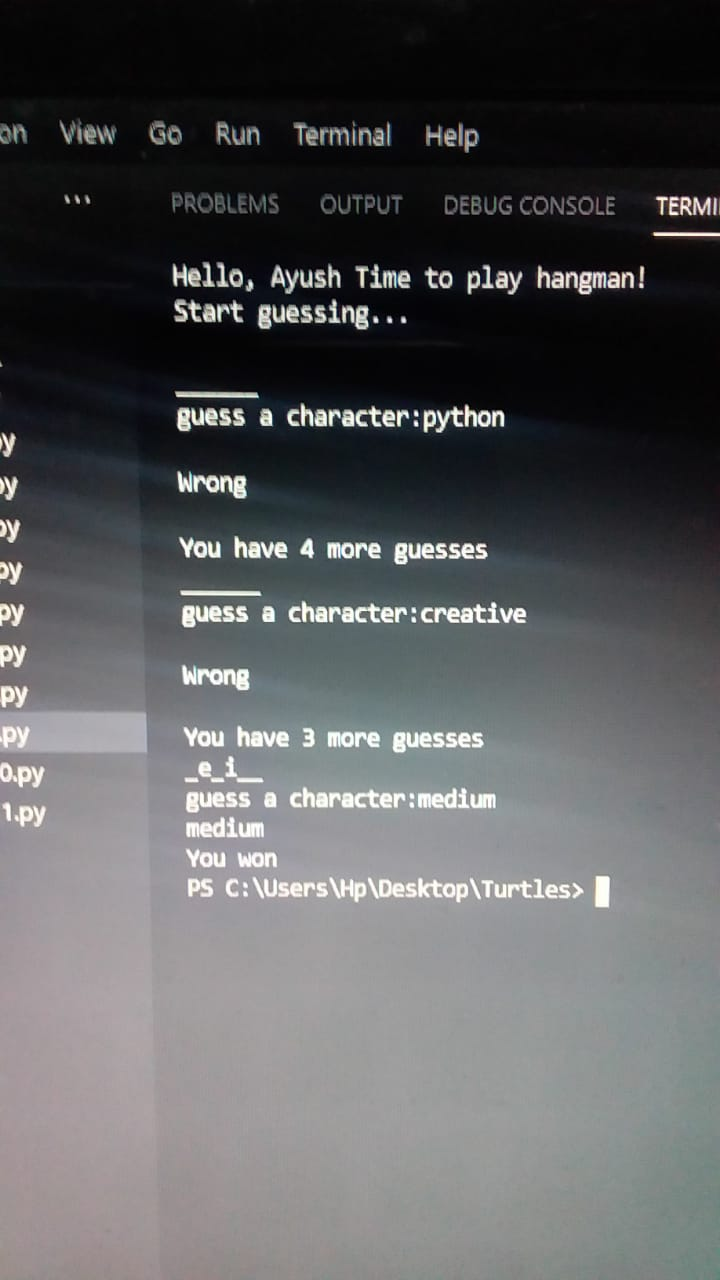
#> input picture WhatsApp Image 2021-01-19 at 17.51.43.jpeg, 720 x 1280 px
$ python 'Ghost filter code.py'
#> lines starting #> are read from the running program, lines starting #| are printed output that depends on the picture; after the words box and inside, x2 and y2 are one past the last pixel; in counts of white or black regions, pixels touching at a corner belong together
import matplotlib.pyplot as plt
import numpy as np
import cv2
import os.path

# take path of the image as input
# example -> C:\Users\xyz\OneDrive\Desktop\project\image.jpg
img_path = input("Enter the path here:")
#> the answer given: ../WhatsApp Image 2021-01-19 at 17.51.43.jpeg
img = cv2.imread(img_path)
#> img is the input picture: shape (1280, 720, 3); mean B, G, R 92.6, 91.1, 90.2
image = cv2.cvtColor(img, cv2.COLOR_BGR2RGB)
image_small = cv2.pyrDown(img)
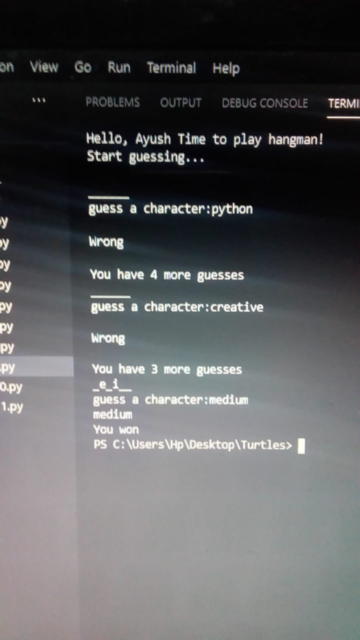
#> image_small: shape (640, 360, 3); mean B, G, R 92.6, 91.1, 90.2
number_iter = 5
for _ in range(number_iter):
    image_small = cv2.bilateralFilter(
        image_small, d=9, sigmaColor=9, sigmaSpace=7)
image_rgb = cv2.pyrUp(image_small)
image_gray = cv2.cvtColor(image_rgb, cv2.COLOR_RGB2GRAY)
image_blur = cv2.medianBlur(image_gray, 7)
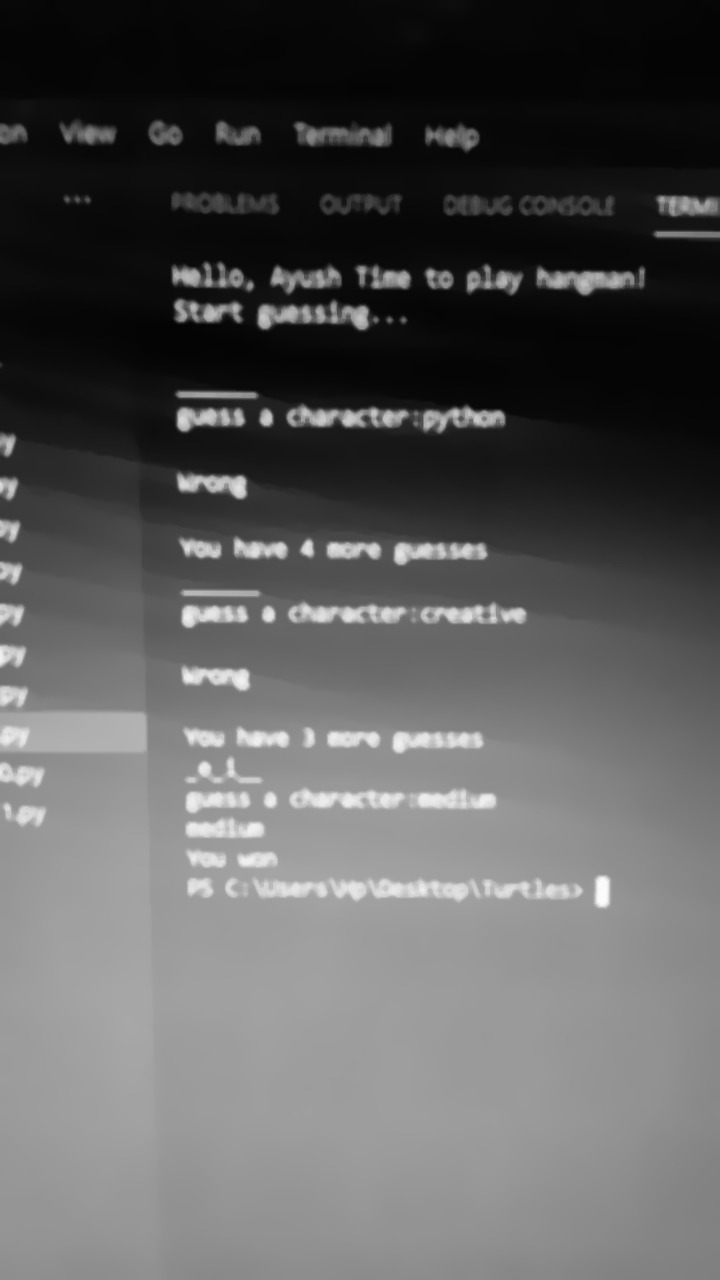
#> image_blur: shape (1280, 720); min 4, max 251, mean 91.1
image_edge = cv2.adaptiveThreshold(
    image_blur, 255, cv2.ADAPTIVE_THRESH_GAUSSIAN_C, cv2.THRESH_BINARY, 7, 2)
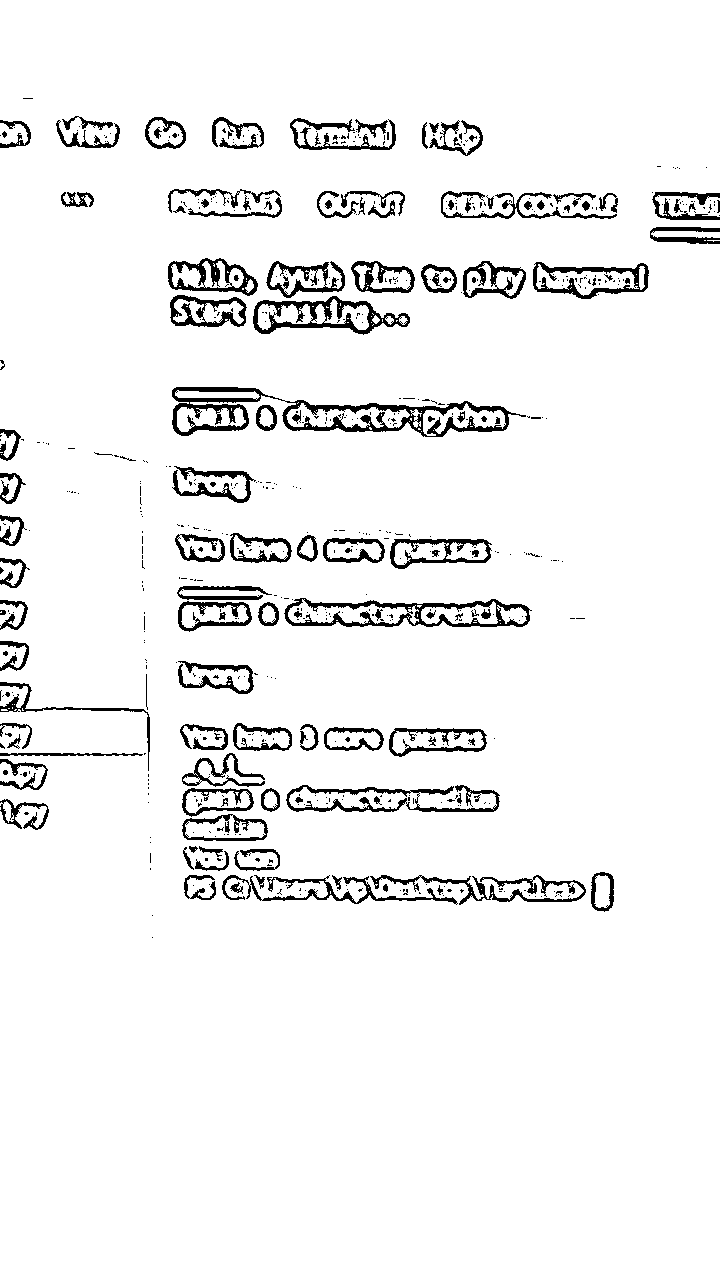
#> image_edge: shape (1280, 720); 94.7% white; 624 black regions (489 under 20 px), largest, box (x1, y1, x2, y2) and area: (172, 387, 526, 437) 4564, (284, 598, 532, 627) 2329, (253, 296, 410, 335) 1975
image_edge = cv2.cvtColor(image_edge, cv2.COLOR_GRAY2RGB)
# taking xor between image and image_edge to get ghost filter
array = cv2.bitwise_xor(image, image_edge)
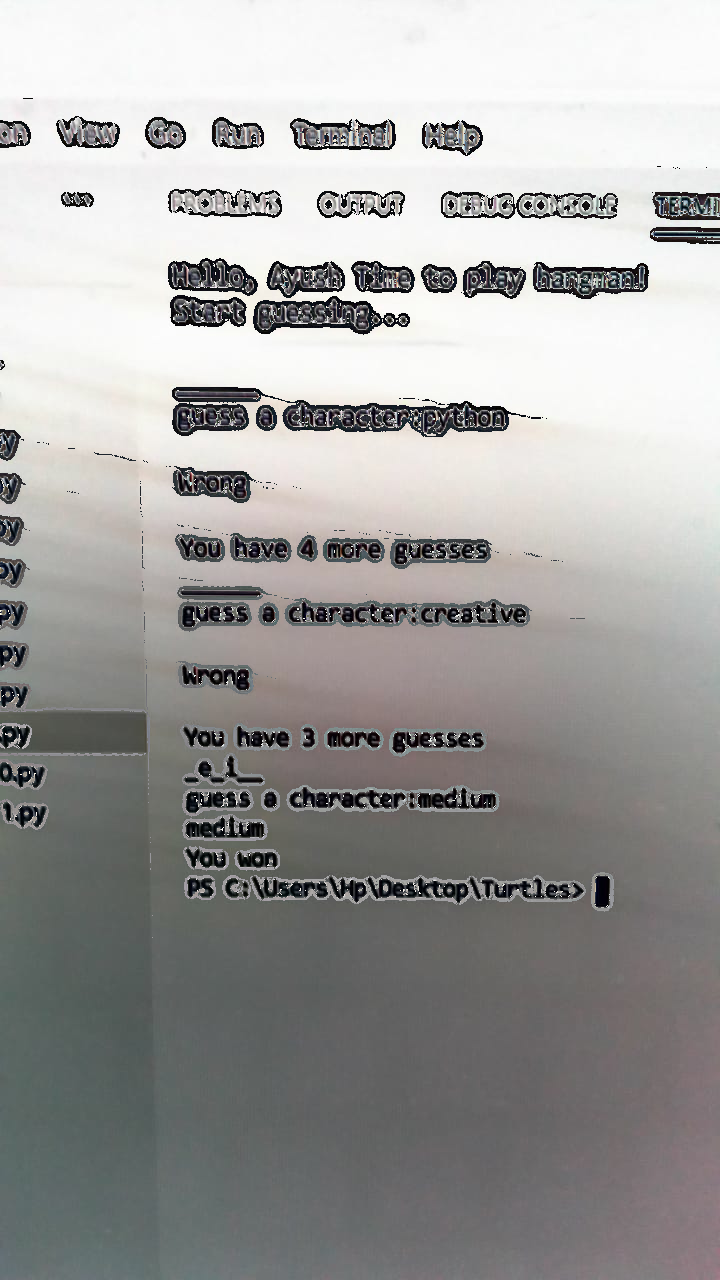
#> array: shape (1280, 720, 3); mean R, G, B 159.6, 158.9, 157.6
plt.figure(figsize=(10, 10))
plt.imshow(array)
plt.axis('off')

filename = os.path.basename(img_path)

plt.savefig("(Filtered)"+filename)
plt.show()  # real ghost filtered photo
